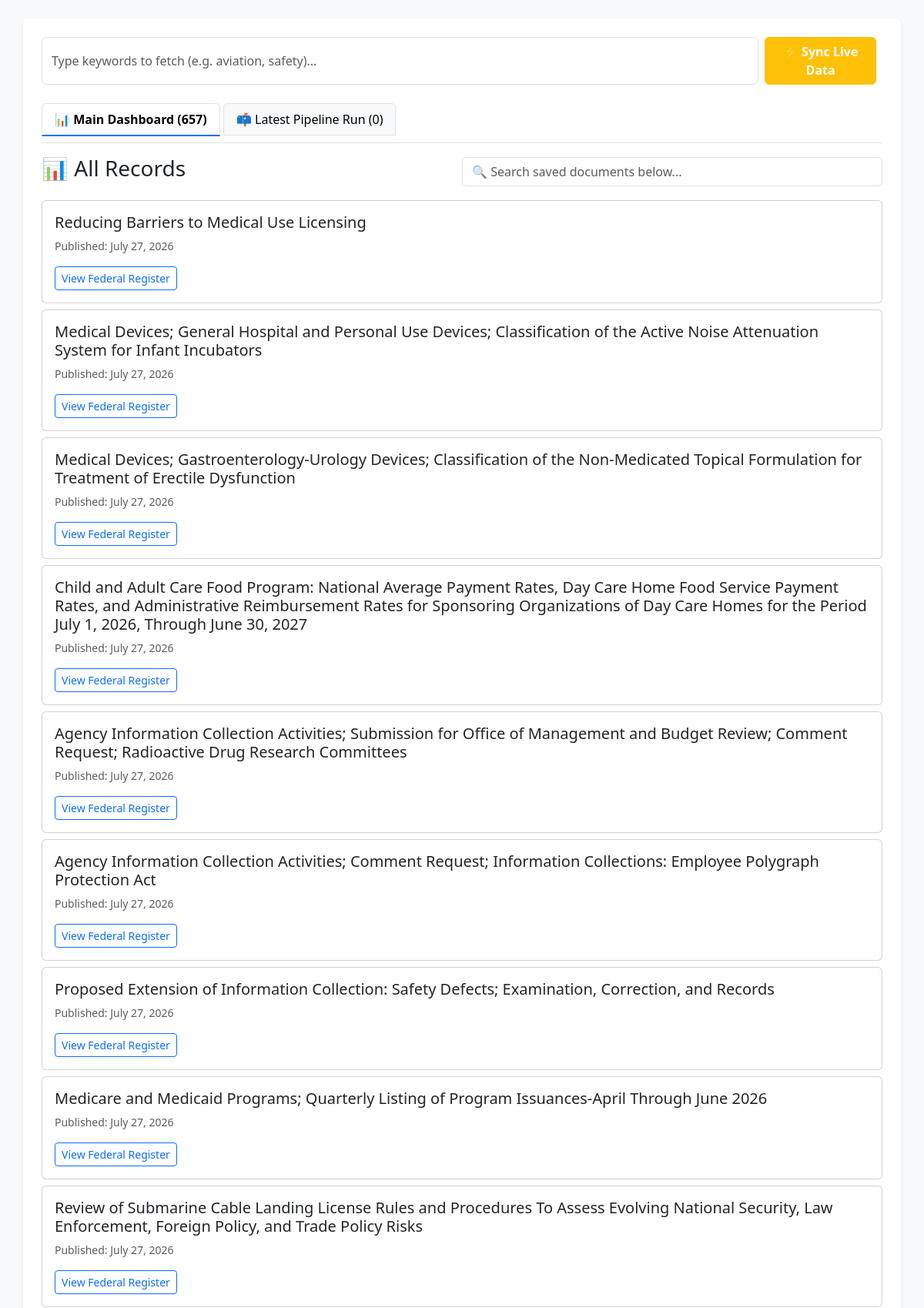
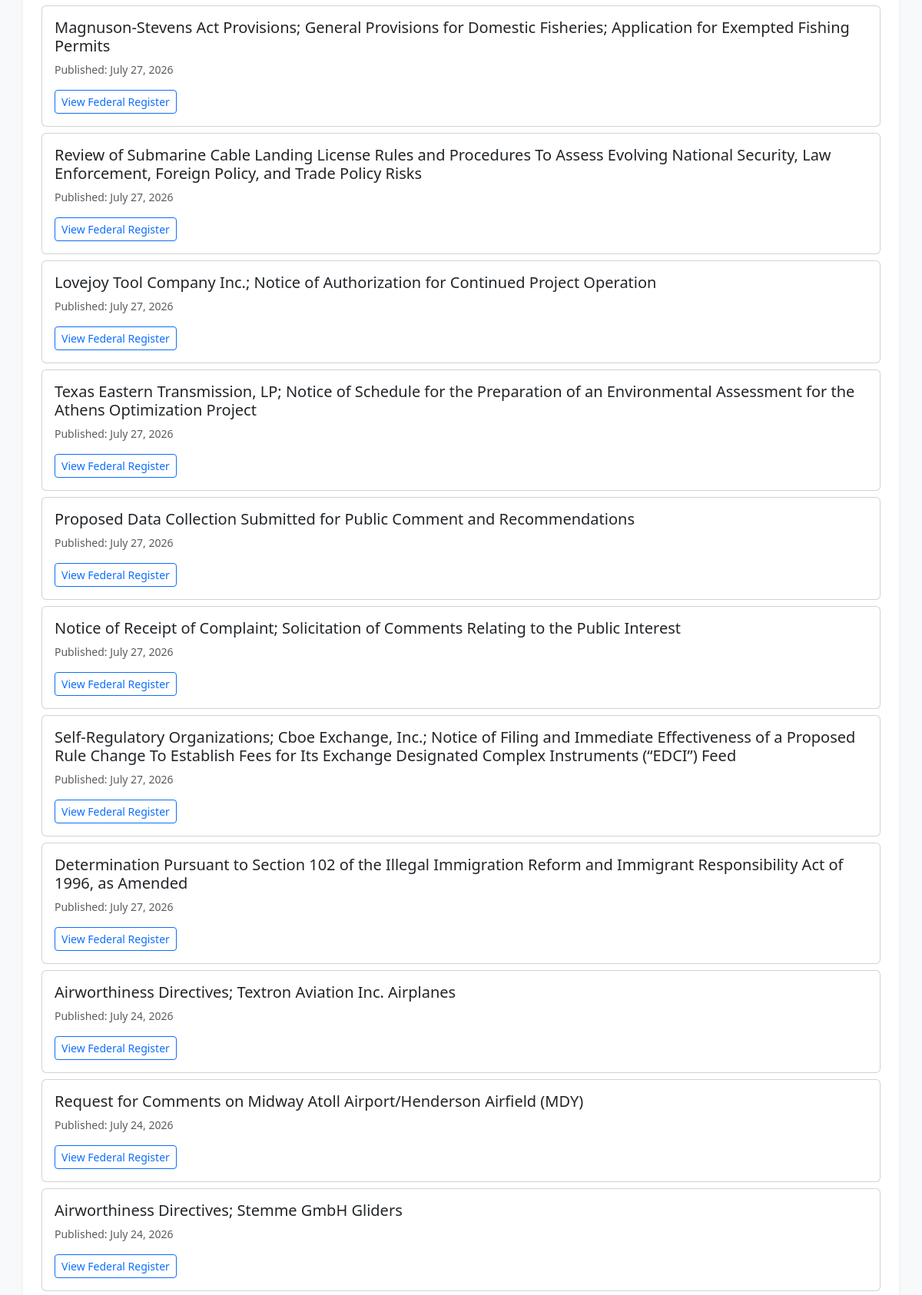
The page / (upper part) on the database its author committed (2 pictures, top to bottom).
### tracker/models.py (models this page shows, shortened)
class TechnicalCompliance(models.Model):
    title = models.TextField()
    publication_date = models.DateField()
    html_url = models.URLField(max_length=500)
    abstract = models.TextField(blank=True, null=True)
    added_at = models.DateTimeField(auto_now_add=True)

### tracker/views.py (the view)
# urls.py: path('', views.dashboard_view, name='dashboard'),
def dashboard_view(request):
    from .pipeline import run_pipeline
    if request.method == "POST" or request.GET.get('sync') == 'true' or 'keyword' in request.GET:
        keyword = request.GET.get('keyword', '').strip()
        new_docs = run_pipeline(keyword=keyword if keyword else None)
        request.session['latest_run_ids'] = [doc.id for doc in new_docs]
        if request.method == "POST":
            return redirect('dashboard')
    latest_ids = request.session.get('latest_run_ids', [])
    digest_records = TechnicalCompliance.objects.filter(id__in=latest_ids).order_by('-added_at')
    all_documents = TechnicalCompliance.objects.all().order_by('-publication_date')
    context = {
        'all_documents': all_documents,
        'digest_records': digest_records,
        'latest_run_count': digest_records.count(),
    }
    return render(request, 'tracker/dashboard.html', context)

### tracker/templates/tracker/dashboard.html (shortened to what this page needs)
<!DOCTYPE html>
<html lang="en">
<head>
    <link href="https://cdn.jsdelivr.net/npm/bootstrap@5.3.0/dist/css/bootstrap.min.css" rel="stylesheet">
</head>
<body class="bg-light p-4">
<div class="container bg-white p-4 rounded shadow-sm">
    <form method="GET" action="" class="d-flex mb-4">
        <input
            type="text"
            name="keyword"
            class="form-control me-2"
            placeholder="Type keywords to fetch (e.g. aviation, safety)..."
            value="{{ request.GET.keyword|default:'' }}"
        >
        <button type="submit" class="btn btn-warning text-white fw-bold me-2">
            ⚡ Sync Live Data
        </button>
    </form>
    <div class="mb-3 border-bottom pb-2">
        <button id="tab-main" onclick="switchTab('main')" class="nav-tab active">
            📊 Main Dashboard ({{ all_documents.count }})
        </button>
        <button id="tab-digest" onclick="switchTab('digest')" class="nav-tab">
            📫 Latest Pipeline Run ({{ latest_run_count }})
        </button>
    </div>
    <div id="content-main" class="tab-content">
        <div class="d-flex justify-content-between align-items-center mb-3">
            <h3>📊 All Records</h3>
            <input
                type="text"
                id="local-search-input"
                class="form-control w-50"
                placeholder="🔍 Search saved documents below..."
                onkeyup="filterLocalDocuments()"
            >
        </div>
        <div id="document-list">
            {% if all_documents %}
                {% for doc in all_documents %}
                    <div class="card mb-2 doc-card">
                        <div class="card-body">
                            <h5 class="card-title doc-title">{{ doc.title }}</h5>
                            <p class="text-muted small">Published: {{ doc.publication_date }}</p>
                            <a href="{{ doc.html_url }}" target="_blank" class="btn btn-sm btn-outline-primary">View Federal Register</a>
                        </div>
                    </div>
                {% endfor %}
            {% else %}
                <p class="text-muted">No records found. Click <strong>Sync Live Data</strong> above to populate the database.</p>
            {% endif %}
        </div>
    </div>
</div>
</body>
</html>

### tracker/templates/tracker/dashboard.html (style rules this page uses)
.nav-tab { padding: 8px 16px; border: 1px solid #dee2e6; background: #f8f9fa; cursor: pointer; border-radius: 6px 6px 0 0; }
.nav-tab.active { background: #ffffff; border-bottom: 2px solid #0d6efd; font-weight: bold; }

### rows shown on the page
TechnicalCompliance: title "Reducing Barriers to Medical Use Licensing", publication_date "July 27, 2026"
TechnicalCompliance: title "Medical Devices; General Hospital and Personal Use Devices; Classification of the Active Noise Attenuation System for Infant Incubators", publication_date "July 27, 2026"
TechnicalCompliance: title "Medical Devices; Gastroenterology-Urology Devices; Classification of the Non-Medicated Topical Formulation for Treatment of Erectile Dysfunction", publication_date "July 27, 2026"
TechnicalCompliance: title "Child and Adult Care Food Program: National Average Payment Rates, Day Care Home Food Service Payment Rates, and Administrative Reimbursement Rates for Sponsoring Organizations of Day Care Homes for the Period July 1, 2026, Through June 30, 2027", publication_date "July 27, 2026"
TechnicalCompliance: title "Agency Information Collection Activities; Submission for Office of Management and Budget Review; Comment Request; Radioactive Drug Research Committees", publication_date "July 27, 2026"
TechnicalCompliance: title "Agency Information Collection Activities; Comment Request; Information Collections: Employee Polygraph Protection Act", publication_date "July 27, 2026"
TechnicalCompliance: title "Proposed Extension of Information Collection: Safety Defects; Examination, Correction, and Records", publication_date "July 27, 2026"
TechnicalCompliance: title "Medicare and Medicaid Programs; Quarterly Listing of Program Issuances-April Through June 2026", publication_date "July 27, 2026"
TechnicalCompliance: title "Review of Submarine Cable Landing License Rules and Procedures To Assess Evolving National Security, Law Enforcement, Foreign Policy, and Trade Policy Risks", publication_date "July 27, 2026"
TechnicalCompliance: title "Magnuson-Stevens Act Provisions; General Provisions for Domestic Fisheries; Application for Exempted Fishing Permits", publication_date "July 27, 2026"
TechnicalCompliance: title "Review of Submarine Cable Landing License Rules and Procedures To Assess Evolving National Security, Law Enforcement, Foreign Policy, and Trade Policy Risks", publication_date "July 27, 2026"
TechnicalCompliance: title "Lovejoy Tool Company Inc.; Notice of Authorization for Continued Project Operation", publication_date "July 27, 2026"
TechnicalCompliance: title "Texas Eastern Transmission, LP; Notice of Schedule for the Preparation of an Environmental Assessment for the Athens Optimization Project", publication_date "July 27, 2026"
TechnicalCompliance: title "Proposed Data Collection Submitted for Public Comment and Recommendations", publication_date "July 27, 2026"
TechnicalCompliance: title "Notice of Receipt of Complaint; Solicitation of Comments Relating to the Public Interest", publication_date "July 27, 2026"
TechnicalCompliance: title "Self-Regulatory Organizations; Cboe Exchange, Inc.; Notice of Filing and Immediate Effectiveness of a Proposed Rule Change To Establish Fees for Its Exchange Designated Complex Instruments (“EDCI”) Feed", publication_date "July 27, 2026"
TechnicalCompliance: title "Determination Pursuant to Section 102 of the Illegal Immigration Reform and Immigrant Responsibility Act of 1996, as Amended", publication_date "July 27, 2026"
TechnicalCompliance: title "Airworthiness Directives; Textron Aviation Inc. Airplanes", publication_date "July 24, 2026"
TechnicalCompliance: title "Request for Comments on Midway Atoll Airport/Henderson Airfield (MDY)", publication_date "July 24, 2026"
TechnicalCompliance: title "Airworthiness Directives; Stemme GmbH Gliders", publication_date "July 24, 2026"

### other values the page prints
{{ all_documents.count }} "657"
{{ latest_run_count }} "0"
